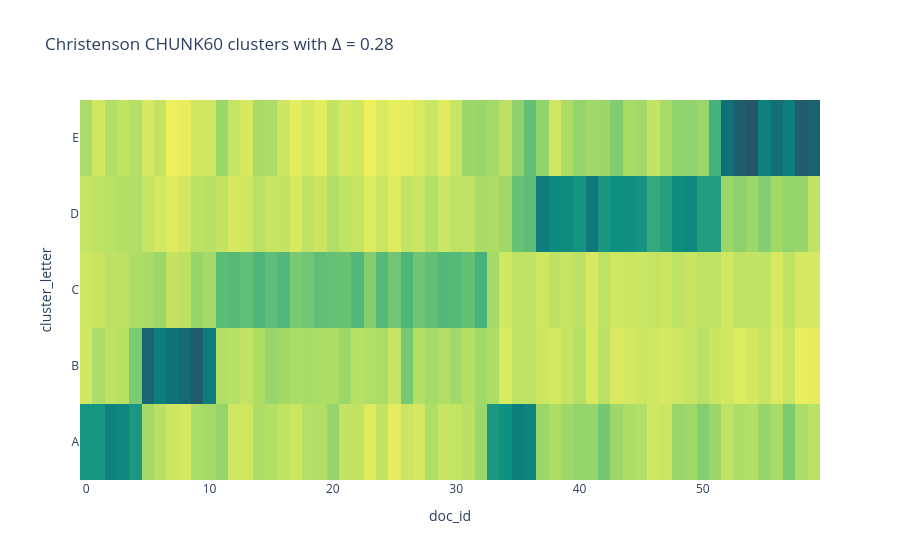

The notebook cell this image was saved under:
### Code cell
px.imshow(chunk_cluster.CLUSTER_MODEL.T.sort_index(ascending=False),
         color_continuous_scale=px.colors.carto.Aggrnyl, 
         title=f"{chunk_cluster.doc.corpus.slug.capitalize()} {chunk_cluster.doc.doc_name.upper()} clusters with Δ = {chunk_cluster.tfidf_hac.color_thresh}")\
    .update_layout(coloraxis_showscale=False)

### Figure 1 — Plotly figure (JSON) as saved in the notebook; plotly's stock layout.template omitted (floating-point values rounded to 4 significant figures; data arrays with more than 128 entries replaced by an {"elided": "..."} marker saying what was removed)
{"data": [{"coloraxis": "coloraxis", "hovertemplate": "doc_id: %{x}<br>cluster_letter: %{y}<br>color: %{z}<extra></extra>", "name": "0", "type": "heatmap", "x": [0, 1, 2, 3, 4, 5, 6, 7, 8, 9, 10, 11, 12, 13, 14, 15, 16, 17, 18, 19, 20, 21, 22, 23, 24, 25, 26, 27, 28, 29, 30, 31, 32, 33, 34, 35, 36, 37, 38, 39, 40, 41, 42, 43, 44, 45, 46, 47, 48, 49, 50, 51, 52, 53, 54, 55, 56, 57, 58, 59], "xaxis": "x", "y": ["E", "D", "C", "B", "A"], "yaxis": "y", "z": {"elided": "5x60 float values"}}], "layout": {"autosize": true, "coloraxis": {"colorscale": [[0, "rgb(36, 86, 104)"], [0.1667, "rgb(15, 114, 121)"], [0.3333, "rgb(13, 143, 129)"], [0.5, "rgb(57, 171, 126)"], [0.6667, "rgb(110, 197, 116)"], [0.8333, "rgb(169, 220, 103)"], [1, "rgb(237, 239, 93)"]], "showscale": false}, "title": {"text": "Christenson CHUNK60 clusters with Δ = 0.28"}, "xaxis": {"anchor": "y", "autorange": true, "constrain": "domain", "domain": [0, 1], "range": [-0.5, 59.5], "scaleanchor": "y", "title": {"text": "doc_id"}, "type": "linear"}, "yaxis": {"anchor": "x", "autorange": true, "constrain": "domain", "domain": [0, 1], "range": [4.5, -0.5], "title": {"text": "cluster_letter"}, "type": "category"}}}
